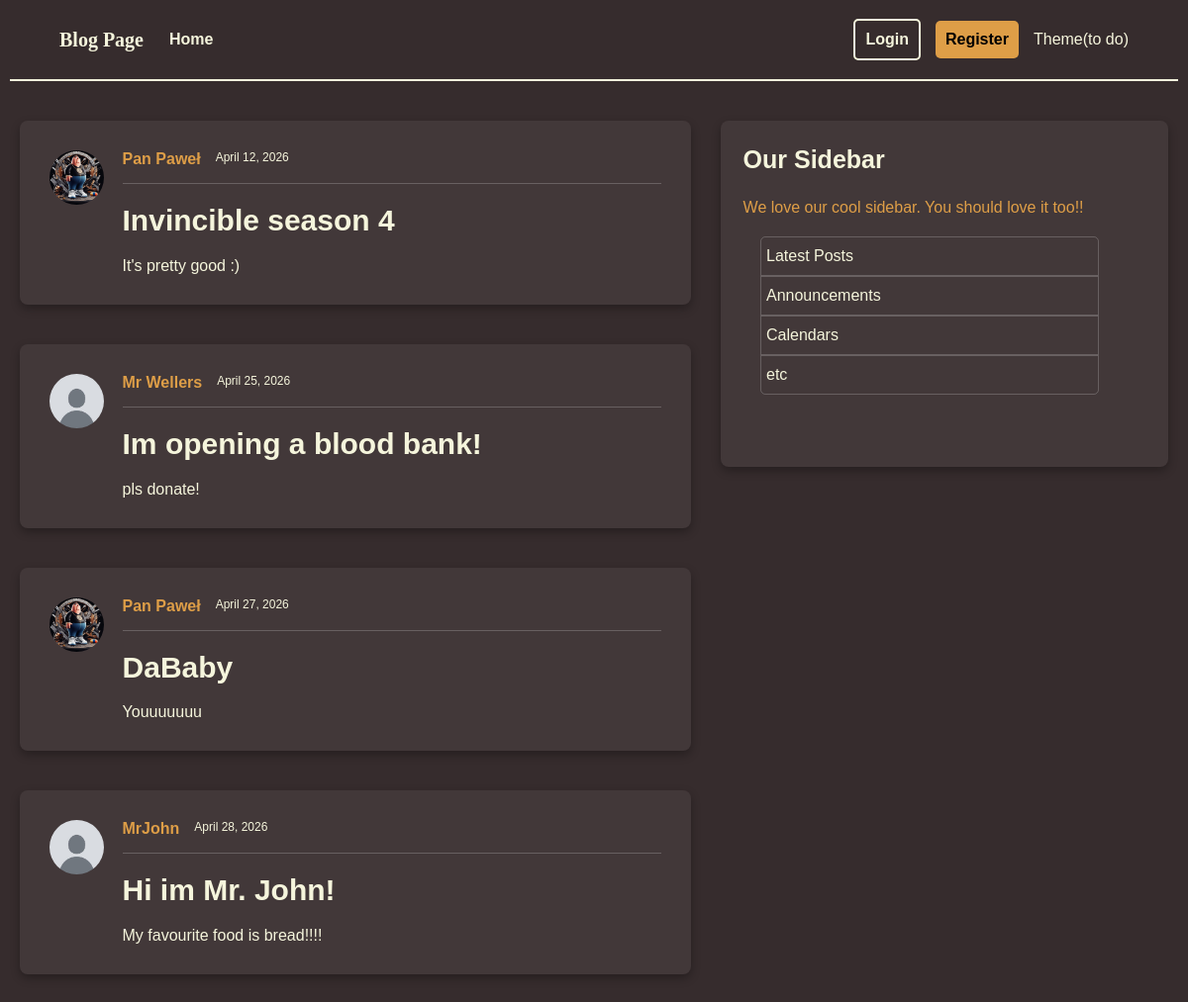
The page /posts on the database its author committed.
### models.py (models this page shows, shortened)
class Post(Base):
    __tablename__ = "posts"
    id: Mapped[int] = mapped_column(Integer, primary_key=True, index=True)
    title: Mapped[str] = mapped_column(String(100), nullable=False)
    content: Mapped[str] = mapped_column(Text, nullable=False)
    user_id: Mapped[int] = mapped_column(
        ForeignKey("users.id"),
        nullable=False,
        index=True,
    )
    date_posted: Mapped[datetime] = mapped_column(
        DateTime(timezone=True),
        default=lambda: datetime.now(UTC),
    )
    author: Mapped[User] = relationship(back_populates="posts")

class User(Base):
    __tablename__ = "users"
    id: Mapped[int] = mapped_column(Integer, primary_key=True, index=True)
    username: Mapped[str] = mapped_column(String(50), unique=True, nullable=False)
    email: Mapped[str] = mapped_column(String(120), unique=True, nullable=False)
    image_file: Mapped[str | None] = mapped_column(
        String(200),
        nullable=True,
        default=None,
    )
    posts: Mapped[list[Post]] = relationship(back_populates="author", cascade = "all, delete-orphan")

### main.py (the view)
@app.get("/", include_in_schema=False, name="home")
@app.get("/posts", include_in_schema=False, name="posts")
async def home(request: Request, db: Annotated[AsyncSession, Depends(get_db)]):
    result = await db.execute(
        select(models.Post).options(selectinload(models.Post.author)),
        )
    posts = result.scalars().all()
    return template.TemplateResponse(
        request,
        "home.html",
        {"posts": posts, "title": home}
    )

### templates/home.html
{% extends "layout.html" %}
{% block content %}
    {% for info in posts %}
        <div class="container">
            <div class="full_post">
                <img class="profile_pic" src="{{ info.author.image_path }}" alt="A profile picture of {{ info.author.username }}">
                <div class="post-content">
                <div class="author-and-date">
                    <a class="author" href = "{{url_for('user_posts_page', user_id=info.author.id)}}">{{ info.author.username }}</a>
                    <small class="date_posted">{{ info.date_posted.strftime('%B %d, %Y') }}</small>
                </div>
                <hr class="post-line">
                <h2>
                <a class="title" href = "{{url_for('post_page', post_id=info.id)}}">{{ info.title }}</a>
                </h2>
                <p class="content">{{ info.content }}</p>
                </div>
            </div>
        </div>
    {% endfor %}
{% endblock content %}

### static/style.css (style rules this page uses)
body { background-color: rgb(54, 44, 45); color: beige; margin: 0%; font-family: sans-serif; }
a { border-radius: 5px; }
.container { background-color: rgb(66, 56, 57); border-radius: 8px; margin-top: 20px; margin-bottom: 20px; padding: 30px; display: flex; flex-direction: column; box-shadow: 0 4px 10px rgba(0,0,0,0.3); max-width: 800px; }
.full_post { display: flex; flex-direction: row; }
.post-content { display: flex; flex-direction: column; flex-grow: 1; }
.author { color: rgb(222, 158, 71); font-size: 16px; font-weight: bold; text-decoration: none; margin-right: 15px; }
.title { color: beige; text-decoration: none; font-size: 30px; margin-top: 0; margin-bottom: 5px; }
.content { color: beige; margin: 0; inline-size: 100%; word-break: break-word; overflow-wrap: break-word; }
.author-and-date { display: flex; flex-direction: row; font-size: 0.9rem; }
.post-line { border: 0; border-top: 1px solid rgba(255, 255, 255, 0.2); margin: 15px 0 0 0; width: 100%; }
.profile_pic { width: 55px; height: 55px; border-radius: 30px; margin-right: 3%; }

### rows shown on the page
Post: author.image_path (picture), author.username "Pan Paweł", date_posted "April 12, 2026", title "Invincible season 4", content "It's pretty good :)"
Post: author.username "Mr Wellers", date_posted "April 25, 2026", title "Im opening a blood bank!", content "pls donate!"
Post: author.image_path (picture), author.username "Pan Paweł", date_posted "April 27, 2026", title "DaBaby", content "Youuuuuuu"
Post: author.username "MrJohn", date_posted "April 28, 2026", title "Hi im Mr. John!", content "My favourite food is bread!!!!"
